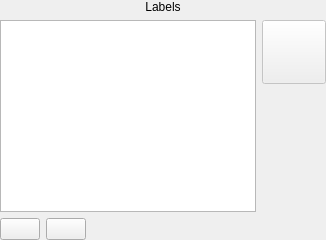
     <widget class="QWidget" name="stackedWidgetPage3">
      <layout class="QVBoxLayout" name="verticalLayout_3">
       <property name="leftMargin">
        <number>0</number>
       </property>
       <property name="topMargin">
        <number>0</number>
       </property>
       <property name="rightMargin">
        <number>0</number>
       </property>
       <property name="bottomMargin">
        <number>0</number>
       </property>
       <item>
        <widget class="QLabel" name="lblTitleLabels">
         <property name="sizePolicy">
          <sizepolicy hsizetype="Preferred" vsizetype="Fixed">
           <horstretch>0</horstretch>
           <verstretch>0</verstretch>
          </sizepolicy>
         </property>
         <property name="text">
          <string>Labels</string>
         </property>
         <property name="alignment">
          <set>Qt::AlignCenter</set>
         </property>
        </widget>
       </item>
       <item>
        <layout class="QHBoxLayout" name="horizontalLayout_2">
         <item>
          <widget class="QListView" name="lstLabels"/>
         </item>
         <item>
          <layout class="QVBoxLayout" name="verticalLayout_2">
           <item>
            <widget class="QPushButton" name="btnLabelColor">
             <property name="enabled">
              <bool>false</bool>
             </property>
             <property name="sizePolicy">
              <sizepolicy hsizetype="Fixed" vsizetype="Fixed">
               <horstretch>0</horstretch>
               <verstretch>0</verstretch>
              </sizepolicy>
             </property>
             <property name="minimumSize">
              <size>
               <width>64</width>
               <height>64</height>
              </size>
             </property>
             <property name="maximumSize">
              <size>
               <width>64</width>
               <height>64</height>
              </size>
             </property>
             <property name="text">
              <string/>
             </property>
             <property name="iconSize">
              <size>
               <width>64</width>
               <height>64</height>
              </size>
             </property>
             <property name="shortcut">
              <string>Ctrl+S</string>
             </property>
            </widget>
           </item>
           <item>
            <spacer name="verticalSpacer">
             <property name="orientation">
              <enum>Qt::Vertical</enum>
             </property>
             <property name="sizeHint" stdset="0">
              <size>
               <width>20</width>
               <height>40</height>
              </size>
             </property>
            </spacer>
           </item>
          </layout>
         </item>
        </layout>
       </item>
       <item>
        <layout class="QHBoxLayout" name="horizontalLayout">
         <item>
          <widget class="QPushButton" name="btnLabelAdd">
           <property name="text">
            <string/>
           </property>
           <property name="icon">
            <iconset theme="list-add">
             <normaloff>../../../snowflaQe/src/ui</normaloff>../../../snowflaQe/src/ui</iconset>
           </property>
          </widget>
         </item>
         <item>
          <widget class="QPushButton" name="btnLabelRemove">
           <property name="text">
            <string/>
           </property>
           <property name="icon">
            <iconset theme="list-remove">
             <normaloff>../../../snowflaQe/src/ui</normaloff>../../../snowflaQe/src/ui</iconset>
           </property>
          </widget>
         </item>
         <item>
          <spacer name="horizontalSpacer">
           <property name="orientation">
            <enum>Qt::Horizontal</enum>
           </property>
           <property name="sizeHint" stdset="0">
            <size>
             <width>40</width>
             <height>20</height>
            </size>
           </property>
          </spacer>
         </item>
        </layout>
       </item>
      </layout>
     </widget>
